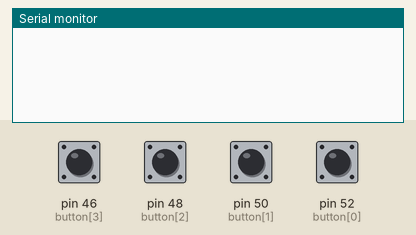
The sketch below on a simulated Arduino Mega 2560, built with avr-gcc and run on an emulated ATmega2560. Parts: the last lines printed to the serial monitor. The inputs (shaded band) are chosen by the test bench; at power-on: pin 46 (button[3]), pin 48 (button[2]), pin 50 (button[1]), pin 52 (button[0]) HIGH.

Above: at 1.2 s.
1.3 s: pin 46 (button[3]) pulled LOW for 0.15 s
At 2.6 s:
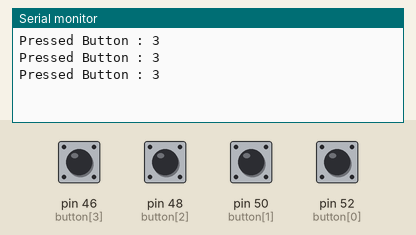
2.9 s: pin 48 (button[2]) pulled LOW for 0.15 s
At 4.2 s:
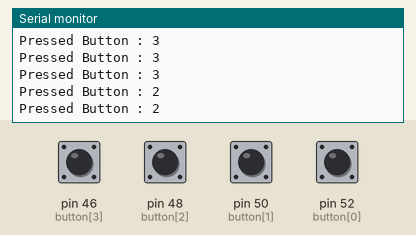
4.5 s: pin 50 (button[1]) pulled LOW for 0.15 s
At 5.8 s:
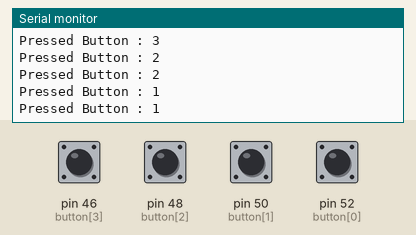
6.1 s: pin 52 (button[0]) pulled LOW for 0.15 s
At 6.6 s:
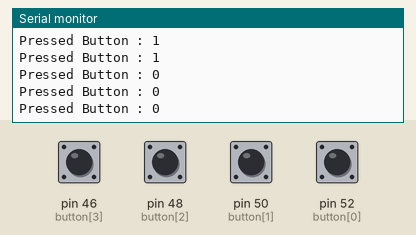
7.7 s: pin 46 (button[3]) driven LOW and pin 48 (button[2]) driven LOW and pin 50 (button[1]) driven LOW and pin 52 (button[0]) driven LOW
At 7.83 s:
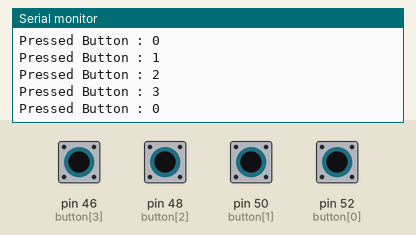
10.7 s: pin 46 (button[3]) driven HIGH
Timing chart, 0 to 13.7 s (numbered marks = the images above; inputs shaded):
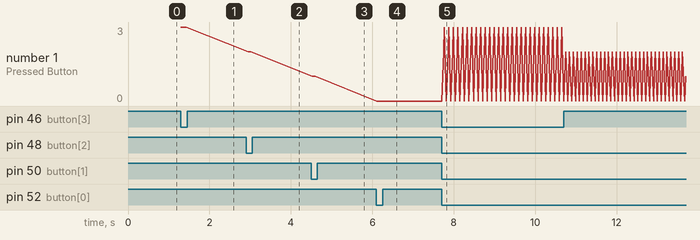

The sketch:

button_array_high_example.ino
```cpp
// Use an array data structure to initliaze multiple buttons

byte button[] = {52,50,48,46};

void setup() {
  Serial.begin(9600);

  for (int i=0; i < sizeof(button); i++ ) {
    pinMode(button[i], INPUT);
    digitalWrite(button[i], HIGH);
  }
}

void loop() {

  delay(50);
  for (int i=0; i < sizeof(button); i++ ) {

    if ( digitalRead(button[i])== LOW) {
        Serial.print("Pressed Button : ");
        Serial.println(i);
        delay(15);
    }
  }
}
```

Measured:
- after the input at 1.3 s, the serial monitor: prints a new line at once (image 1)
- after the input at 2.9 s, the serial monitor: prints a new line after 0.05 s (image 2)
- after the input at 4.5 s, the serial monitor: prints a new line at once (image 3)
- after the input at 6.1 s, the serial monitor: prints a new line at once (image 4)
- after the input at 7.7 s, the serial monitor: prints a new line at once (image 5)
- plotted number 1: 3 → 2 after the input at 2.9 s, 2 → 1 after the input at 4.5 s, 1 → 0 after the input at 6.1 s, 0 → 3 after the input at 7.7 s
